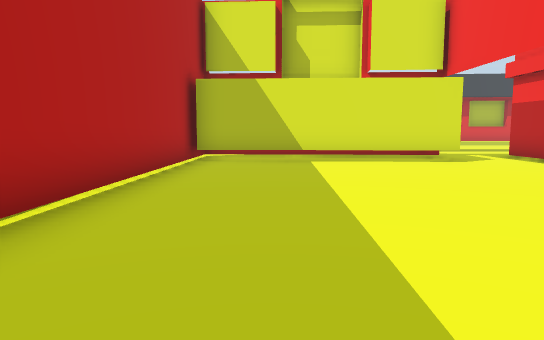
View 1 (above)

24 first-person views from a walk through a 3-D level made in the Unity game engine. The camera is 1.5 m above the floor, tilts 6° down and sees 70° across. The floor is counted in squares, 2 m on a side. Each view is taken from the middle of a square. On the plan, view 1 faces up. The plan holds only what a view shows up to about 12 squares ahead; the rest is blank. The place goes on beyond the plan.

View 2
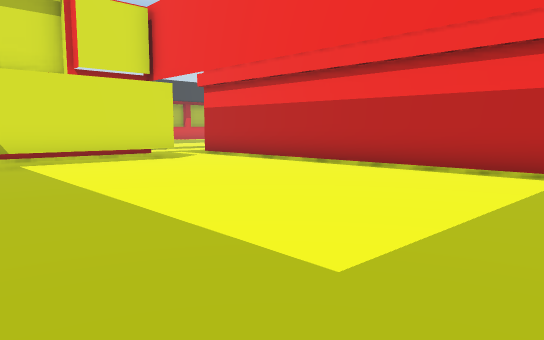

View 3
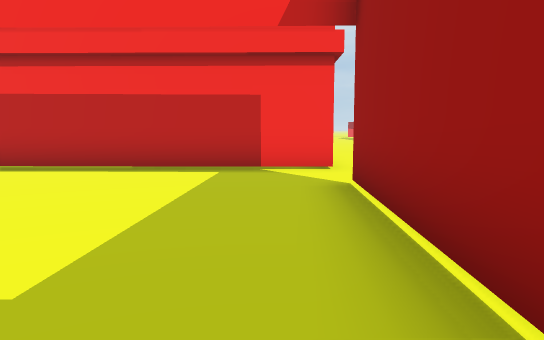

View 4
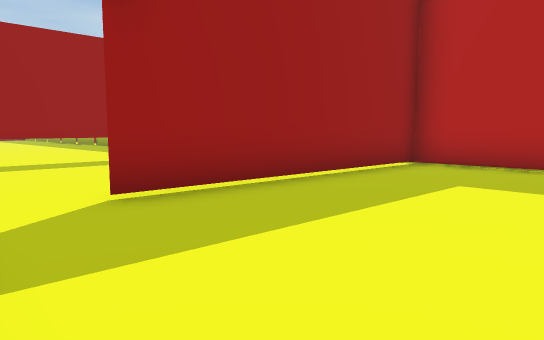

View 5
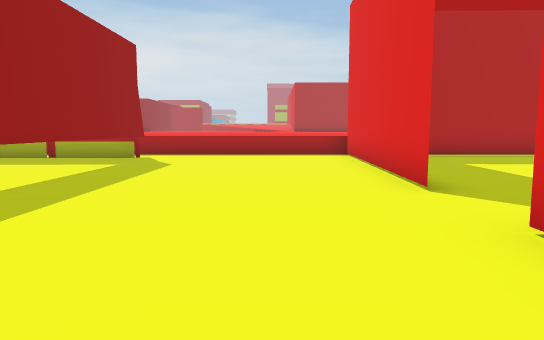

View 6
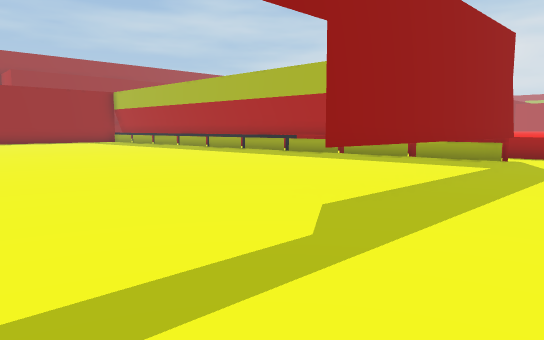

View 7
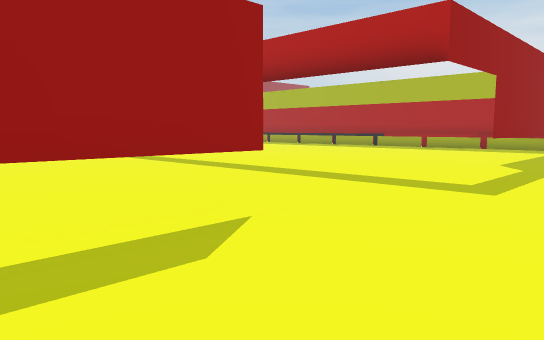

View 8
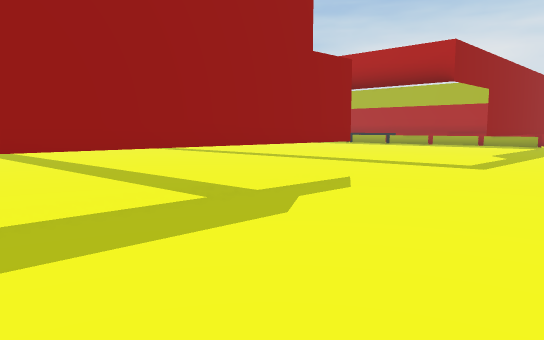

View 9
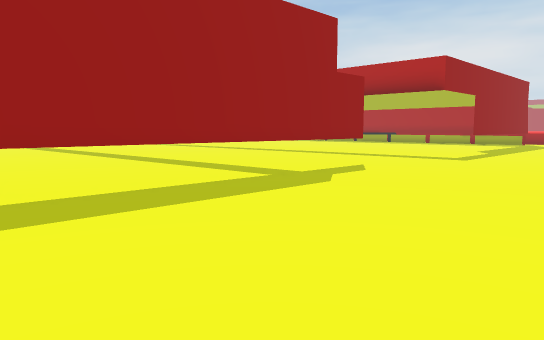

View 10
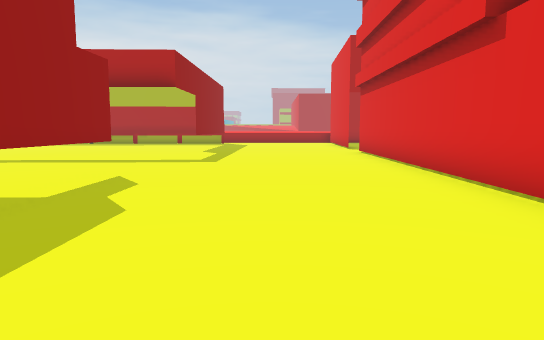

View 11
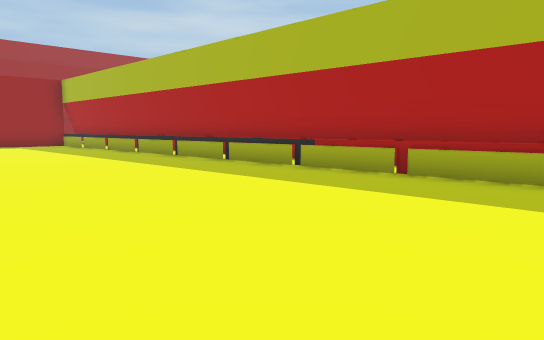

View 12
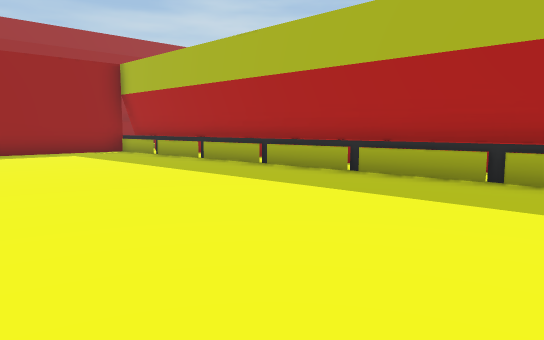

View 13
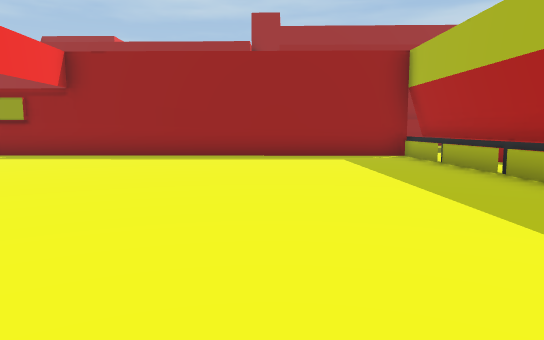

View 14
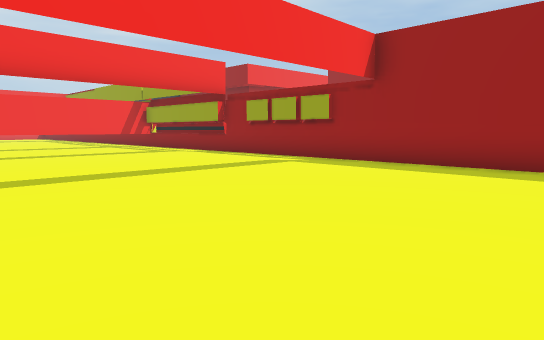

View 15
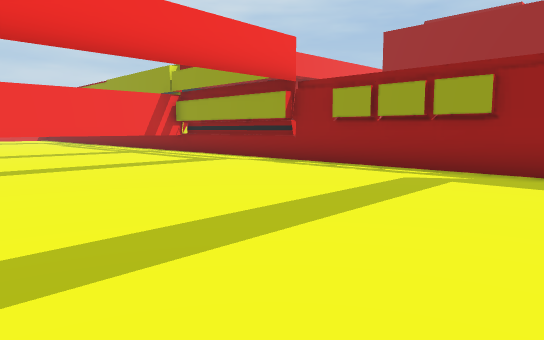

View 16
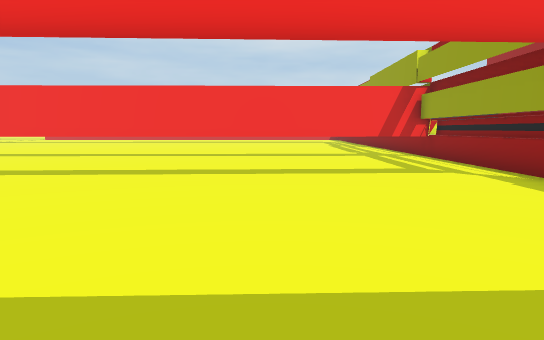

View 17
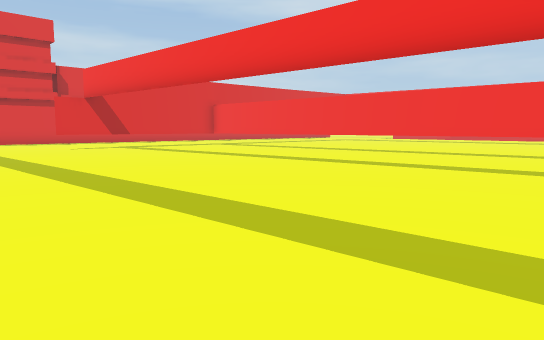

View 18
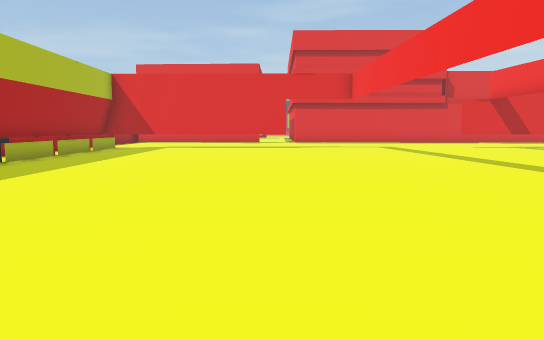

View 19
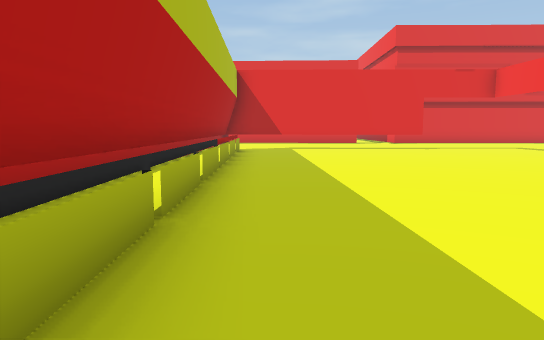

View 20
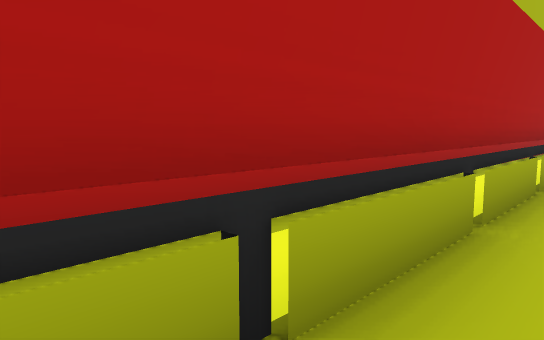

View 21
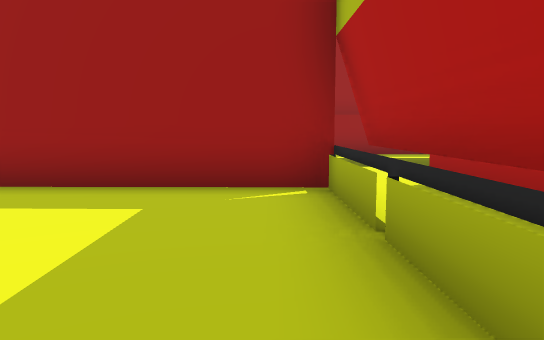

View 22
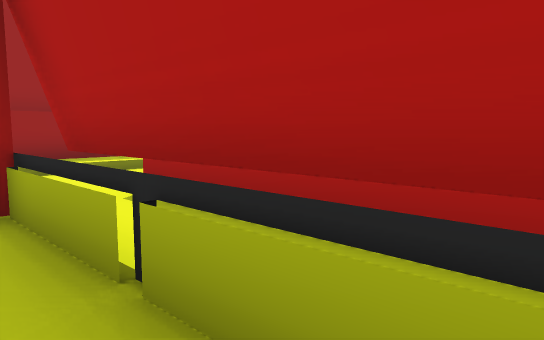

View 23
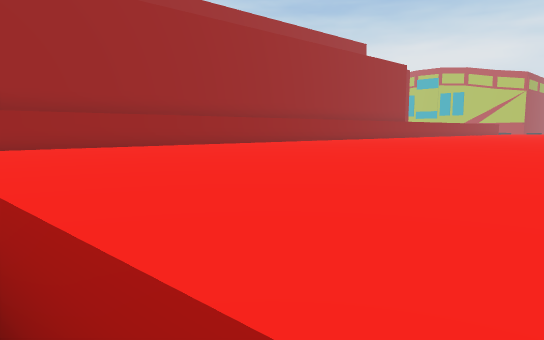

View 24
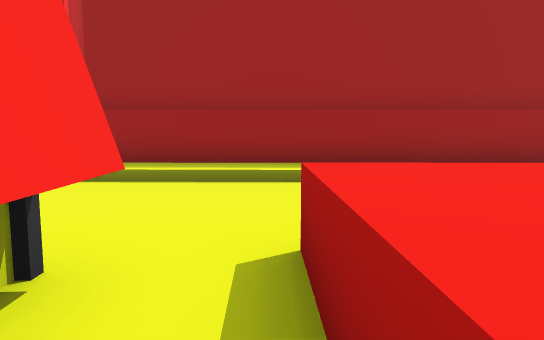

### Floor plan
Key: @ floor where view 1 was taken; # wall or solid block; . main floor; : floor 0.5 m higher than the main floor; - floor 0.5 m lower than the main floor; / step, stairs or slope; ^ raised ledge; T thing the floor can be seen under or through.
Columns run from 9 left of view 1 to 20 right of it. Each row starts with its distance up from view 1.
 10        #::::: ..#
  9        #######..#
  8        #........#
  7        #........#
  6        #........#
  5        #........#
  4        #........#
  3        #........#
  2        #........#
  1       #.........#
  0       #..@......#
 -1       ^#######..#########
 -2       ^.......................
 -3       ^.......................
 -4       ^.......................
 -5       ^.......................
 -6       ^..TTT.................
 -7      ^^.#...TTT.......TTTTTTT
 -8       ^.#....................
 -9       ^.#....................
-10       ^.#....................
-11       ^.#...................
-12       ^.#...................
-13       ^.#...................
-14       ^.#...................
-15       ^.#...................
-16       ^.#....................#
-17       ^.#....................#
-18       ^.#....................#
-19       ^.#....................#
-20       ^.#....................#
-21       ^.#....................#
-22       ^.#....................#
-23     ^^^.#....................#
-24 ^^^^^^^.#....................#
-25 ^^^^^^^.#....................#
-26 ^^^^^^^.#....................#
-27 ^^^^^^^^######################
-28        ///
-29        ----
-30       -----
-31       ------
-32     ////////
-33     .......
-34  ###########

Where each view was taken, in squares from view 1:
view 1: 0 up, 0 right, facing up
view 2: 0 up, 1 left, facing up-right
view 3: 0 up, 1 left, facing right
view 4: 3 up, 6 right, facing down-left
view 5: 3 down, 9 right, facing left
view 6: 4 down, 9 right, facing down-left
view 7: 4 down, 15 right, facing down-left
view 8: 3 down, 18 right, facing down-left
view 9: 2 down, 20 right, facing down-left
view 10: 4 down, 19 right, facing left
view 11: 8 down, 5 right, facing down-left
view 12: 14 down, 5 right, facing down-left
view 13: 16 down, 3 right, facing down
view 14: 19 down, 4 right, facing down-right
view 15: 20 down, 8 right, facing down-right
view 16: 23 down, 9 right, facing right
view 17: 22 down, 8 right, facing up-right
view 18: 22 down, 5 right, facing up
view 19: 21 down, 0 right, facing up
view 20: 21 down, 0 right, facing up-left
view 21: 22 down, 0 right, facing down
view 22: 23 down, 0 right, facing down-left
view 23: 23 down, 2 left, facing down-left
view 24: 25 down, 2 left, facing down
